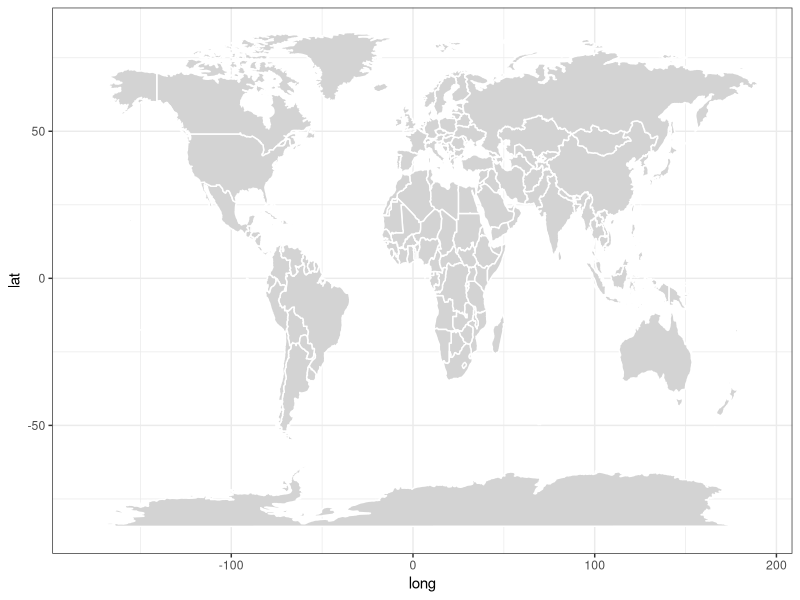

Write the R code that produced this figure.
## ---- chunk 1
library(here)
library(scales)
library(tidyverse)
library(modelr)

theme_set(theme_bw())
options(repr.plot.width=4, repr.plot.height=3)
knitr::opts_chunk$set(echo = TRUE)
## ---- chunk 2

#df <- read_csv(gzfile('data/city_day_agg_cleaned.csv.gz'))

world_map <- map_data("world")

ggplot() +
  geom_polygon(data = world_map,
               aes(x = long, y = lat, group = group),
               fill = "lightgray", color = "white")

